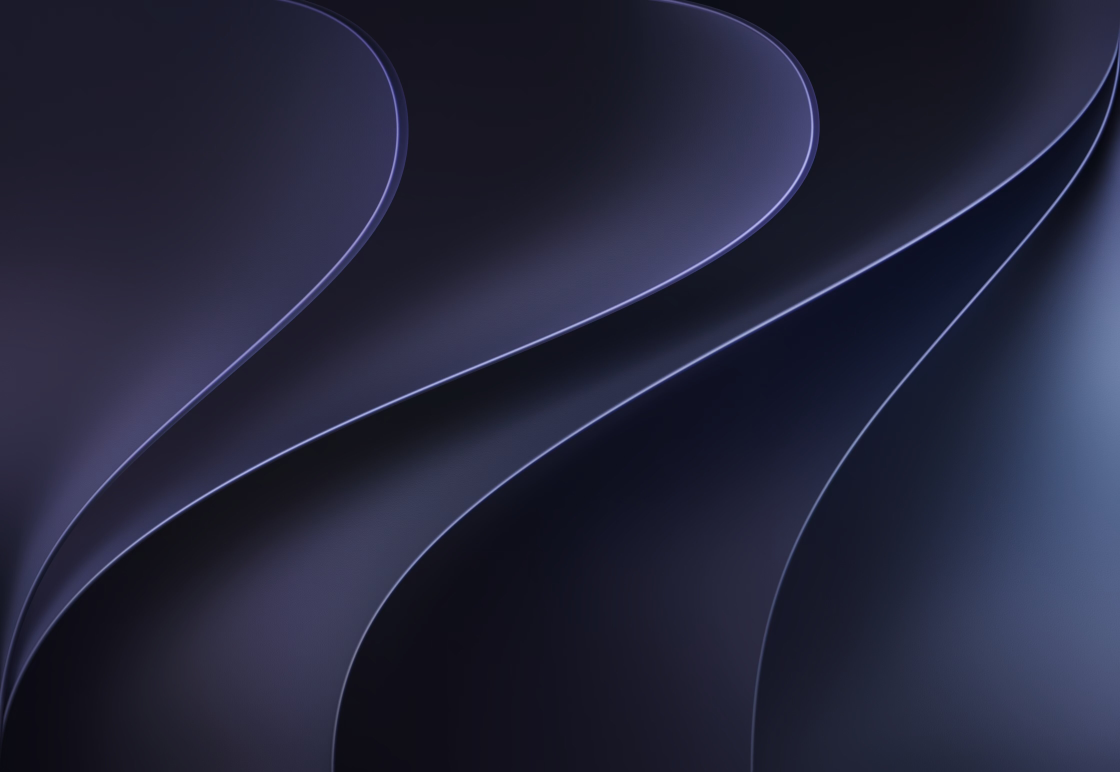
#> input picture wsbsd/desktop-pictures/dark-mode.jpg, 4480 x 3088 px (shown at 1/4 size)
$ python screen_check.py ../../desktop-pictures/dark-mode.jpg out.png ../../desktop-pictures/light-mode.jpg
#> lines starting #> are read from the running program, lines starting #| are printed output that depends on the picture; after the words box and inside, x2 and y2 are one past the last pixel; in counts of white or black regions, pixels touching at a corner belong together
#!/usr/bin/env python3
"""screen_check.py PPM PNG [desktop]: exit 0 when the QEMU screen shows a desktop (many colours, not dark), 1 otherwise; the PNG is a copy for the artifact."""
import sys
from PIL import Image
try:
    im = Image.open(sys.argv[1]).convert('RGB')
#> im is the input picture: PIL image 4480x3088 RGB; mean R, G, B 36.6, 37.9, 58.9
except Exception as e:
    print('no screen yet', e); sys.exit(1)
w, h = im.size
#> w = 4480; h = 3088
px = list(im.resize((160, 90)).getdata())
#> px = 14400 items, first 6: (27, 26, 42), (27, 26, 42), (27, 26, 42), (27, 26, 42), (27, 26, 42), (27, 26, 42)
colors = len(set(px)); lum = sum(sum(p) for p in px) / (3 * len(px))
#> after `colors = len(set(px))`: colors = 4344
#> after `lum = sum((sum(p) for p in px)) / (3 * len(px))`: lum = 44.43
bar = list(im.crop((0, 0, w, 30)).resize((64, 4)).getdata()); barlum = sum(sum(p) for p in bar) / (3 * len(bar))
#> after `bar = list(im.crop((0, 0, w, 30)).resize((64, 4)).getdata())`: bar = 256 items, first 6: (27, 26, 42), (27, 26, 42), (27, 26, 42), (27, 26, 42), (27, 26, 42), (27, 26, 42)
#> after `barlum = sum((sum(p) for p in bar)) / (3 * len(bar))`: barlum = 28.53
print('size', im.size, 'colours', colors, 'mean', round(lum, 1), 'bar', round(barlum, 1))
#| size (4480, 3088) colours 4344 mean 44.4 bar 28.5
im.save(sys.argv[2])
# a desktop: either a wallpaper (many colours) or, on a flat background, the menu bar's text (bright pixels in its first 30 rows) and some content
top = im.crop((0, 0, w, 30)).convert('L'); bright = sum(1 for p in top.getdata() if p > 200)
#> after `top = im.crop((0, 0, w, 30)).convert('L')`:
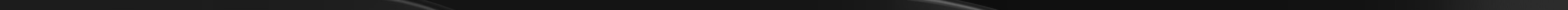
#> top: PIL image 4480x30 L (shown at 1/3 size); min 11, max 102, mean 25.2
#> after `bright = sum((1 for p in top.getdata() if p > 200))`: bright = 0
print('bright pixels in the bar', bright)
#| bright pixels in the bar 0
# (the boot manager's own screen is light grey: a desktop is dark; the check used to take that screen for a desktop)
left = im.crop((0, 0, min(w, 500), 30)).convert('L'); bright_left = sum(1 for p in left.getdata() if p > 200)
#> after `left = im.crop((0, 0, min(w, 500), 30)).convert('L')`:
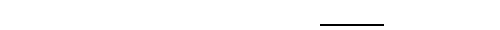
#> left: PIL image 500x30 L; values 27 (black) and 28 (white), 99.1% white; black in thin lines or dots, all inside (x1, y1, x2, y2) = (320, 24, 384, 26)
#> after `bright_left = sum((1 for p in left.getdata() if p > 200))`: bright_left = 0
print('bright pixels in the left of the bar', bright_left)
#| bright pixels in the left of the bar 0
need_menu = len(sys.argv) > 3 and sys.argv[3] == 'desktop'       # the login window has the wallpaper too: the desktop is the one with the menu bar's text on the left
if need_menu and bright_left < 80: sys.exit(1)
sys.exit(0 if (12 < lum < 140 and (colors > 400 or bright > 150)) else 1)
#> (the program exits here)
